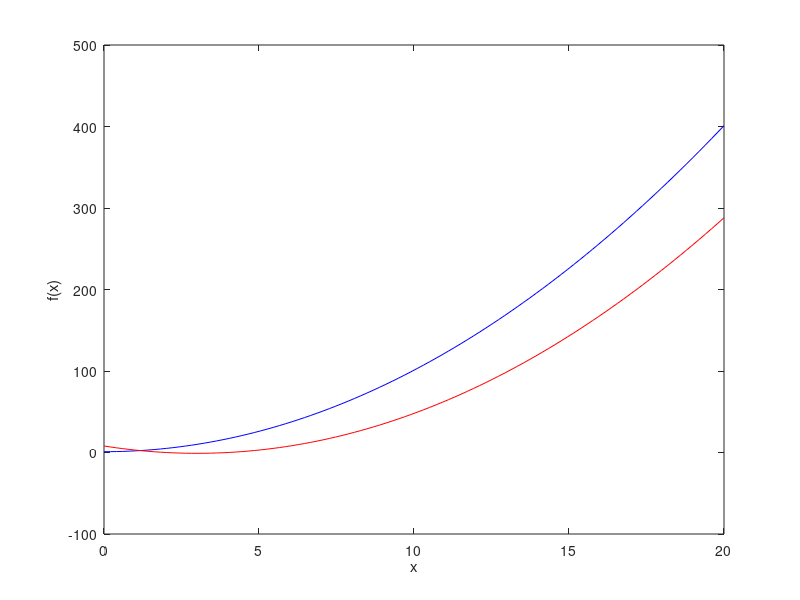

The MATLAB source for this figure:
clear all;
close all;
size=100;
lambda=linspace(0,20,10);
x=linspace(0,20,size);
f1=  @(x) (x*x+1);
f2 = @(x) ((x-2)*(x-4));
F1=zeros(1,size);
F2=zeros(1,size);

for j=1:size
    F1(j)=f1(x(j));
    F2(j)=f2(x(j));
end

plot(x,F1,'b');
xlabel('x');
ylabel('f(x)');
hold on;
plot(x,F2,'r');
